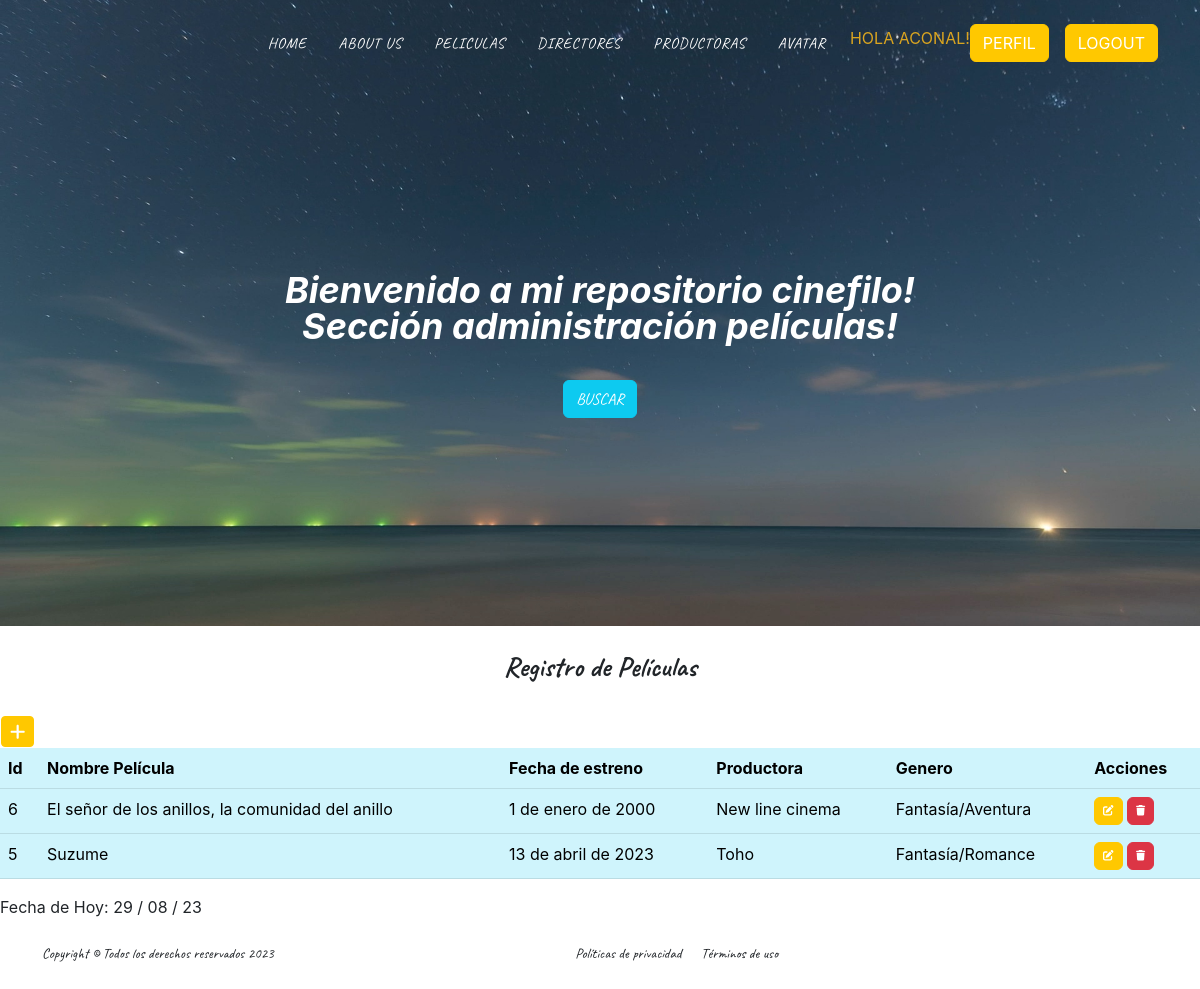
The app's page /pelicula/ (signed in) with its own data.
### app/models.py (models this page shows, shortened)
class cpelicula(models.Model):
    nombre=models.CharField(max_length=50)
    fecha_estreno= models.DateField()
    productora = models.CharField(max_length=50)
    genero = models.CharField(max_length=60)
    class Meta:
        verbose_name ="pelicula"
        verbose_name_plural = "Peliculas"
        ordering = ['nombre']

### app/views.py (the view)
# urls.py: path('pelicula/', peliculaList.as_view(), name="pelicula" ),
class peliculaList(LoginRequiredMixin, ListView):
    model = cpelicula

### app/templates/app/cpelicula_list.html
{% extends 'app/base.html' %}
 {% load static  %}
 {% block titulo %}
    Sección administración películas!
 {% endblock titulo %}
 {% block contenido %}
 <br>
    <center><h3>Registro de Películas</h3></center>
 <br>
      <table>
         <tr>
             <td>
                 <a
                 href="{% url 'create_pelicula'  %}"
                 class="btn btn-primary btn-sm"
                 ><i class="fa fa-plus fa-lg" title="Grabar Nuevo Registro"> </i>
                 </a>
             </td>
         </tr>
     </table>
     <table class="table table-info">
         <thead>
            <tr>
               <th>Id</th>
               <th>Nombre Película</th>
               <th>Fecha de estreno</th>
               <th>Productora</th>
               <th>Genero</th>
               <th>Acciones</th>
            </tr>
         </thead>
         <tbody>
               {% for peli in cpelicula_list  %}
                  <tr>
                     <td>{{peli.id}}</td>
                     <td>{{peli.nombre}}</td>
                     <td>{{peli.fecha_estreno  }}</td>
                     <td>{{peli.productora}}</td>
                     <td>{{peli.genero}}</td>
                     <td>
                        <a
                           href="{% url 'update_pelicula' peli.id %}"
                           class="btn btn-primary"
                           style="--bs-btn-padding-y: .25rem; --bs-btn-padding-x: .5rem; --bs-btn-font-size: .75rem;"
                           ><i class="fa fa-edit fa-sm" title="Editar Registro"></i>
                        </a>
                        <a
                           href="{% url 'delete_pelicula' peli.id %}"
                           class="btn btn-danger"
                           style="--bs-btn-padding-y: .25rem; --bs-btn-padding-x: .5rem; --bs-btn-font-size: .75rem;"
                           ><i class="fa fa-trash fa-sm" title="Eliminar Registro"></i>
                       </a>
                     </td>
                  </tr>
               {% endfor %}
         </tbody>
      </table>
  {{ titulo | capfirst }}  Fecha de Hoy: {% now "d / m / y"    %}
 {% endblock contenido %}

### app/templates/app/base.html (shortened to what this page needs)
<!DOCTYPE html>
<html lang="en">
    <head>
        {% load static %}
        <link href="{% static 'app/css/styles.css'  %}" rel="stylesheet" />
        <link rel="stylesheet" href="https://cdnjs.cloudflare.com/ajax/libs/font-awesome/6.4.0/css/all.min.css">
    </head>
    <body id="page-top">
        <nav class="navbar navbar-expand-lg navbar-dark fixed-top" id="mainNav">
            <div class="container">
                <div class="collapse navbar-collapse" id="navbarResponsive">
                    <ul class="navbar-nav text-uppercase ms-auto py-4 py-lg-0">
                        <li class="nav-item"><a class="nav-link" href="{% url 'home' %}">Home</a></li>
                        <li class="nav-item"><a class="nav-link" href="{% url 'about' %}">About us</a></li>
                        {%  if user.is_authenticated %}
                            <li class="nav-item"><a class="nav-link" href="{% url 'pelicula' %}">Peliculas</a></li>
                            <li class="nav-item"><a class="nav-link" href="{% url 'director' %}">Directores</a></li>
                            <li class="nav-item"><a class="nav-link" href="{% url 'productoras' %}">Productoras</a></li>
                            <li class="nav-item"><a class="nav-link" href="{% url 'agregar_avatar' %}">Avatar</a></li>
                            <p style="color:goldenrod">Hola {{user.username}}!</p>
                            <li class="nav-item"><a class="btn btn-primary" href="{% url 'edita_perfil' %}">Perfil</a></li>
                            <li class="nav-item"><a class="btn btn-primary" href="{% url 'logout' %}">Logout</a></li>
                        {% else %}
                            <li class="nav-item"><a class="btn btn-info" href="{% url 'registrar' %}">Sign Up</a></li>
                            <li class="nav-item"><a class="btn btn-info" href="{% url 'login' %}">Login</a></li>
                        {%  endif  %}
                    </ul>
               </div>
           </div>
        </nav>
             <header class="masthead">
                <div class="container">
                    <h2>
                         <div class="masthead-subheading">Bienvenido a mi repositorio cinefilo! <br>
                            {% block titulo %}
                            {% endblock titulo %}
                         </div>
                            <a class="btn btn-info text-uppercase" href="{% url 'buscar' %}">Buscar</a>
                   </h2>
                </div>
        </header>
        {% block contenido %}
        {% endblock contenido %}
        {% block piepagina %}
                <footer class="footer py-4">
                    <div class="container">
                        <div class="row align-items-center">
                            <div class="col-lg-4 text-lg-start">Copyright &copy; Todos los derechos reservados 2023</div>
                            <div class="col-lg-4 text-lg-end">
                                <a class="link-dark text-decoration-none me-3" href="#!">Políticas de privacidad</a>
                                <a class="link-dark text-decoration-none" href="#!">Términos de uso</a>
                            </div>
                        </div>
                    </div>
                </footer>
        {% endblock piepagina %}
    </body>
</html>

### records on screen
cpelicula: id "6", nombre "El señor de los anillos, la comunidad del anillo", fecha_estreno "1 de enero de 2000", productora "New line cinema", genero "Fantasía/Aventura"
cpelicula: id "5", nombre "Suzume", fecha_estreno "13 de abril de 2023", productora "Toho", genero "Fantasía/Romance"

### other values on screen
{{ user.username }} "ACONAL"
